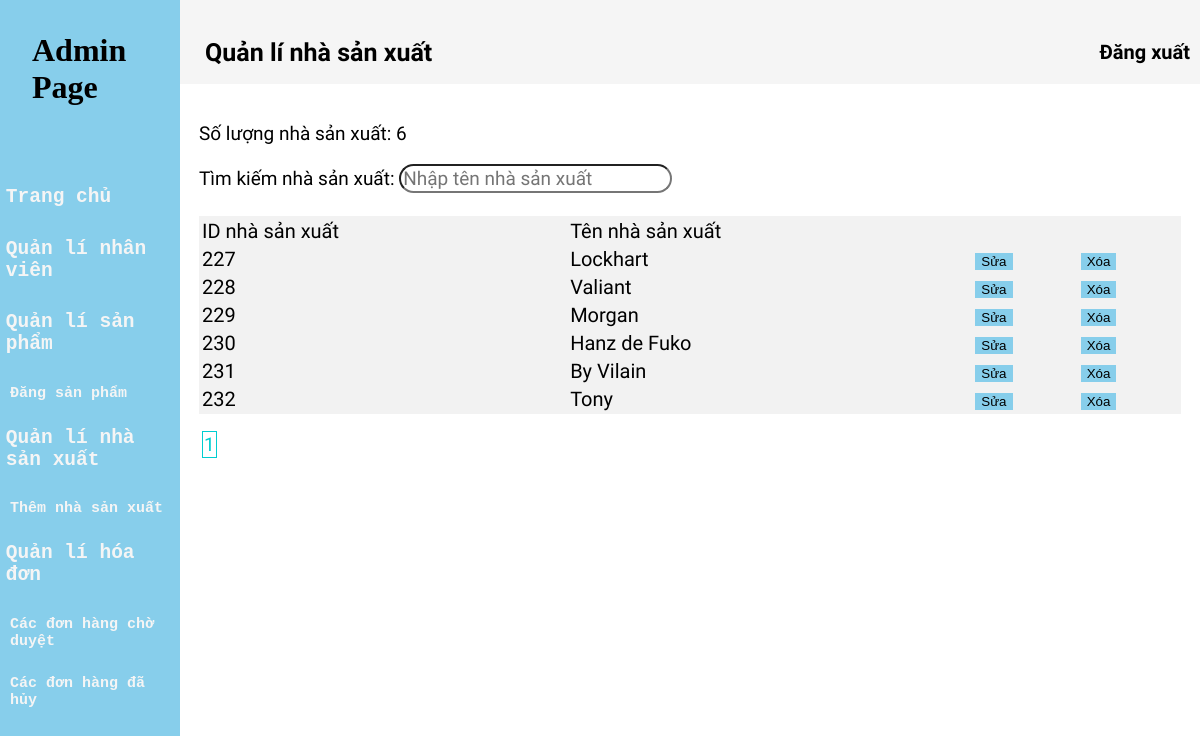
The app's page /admin/manufacturer_manage.php (signed in), older data.
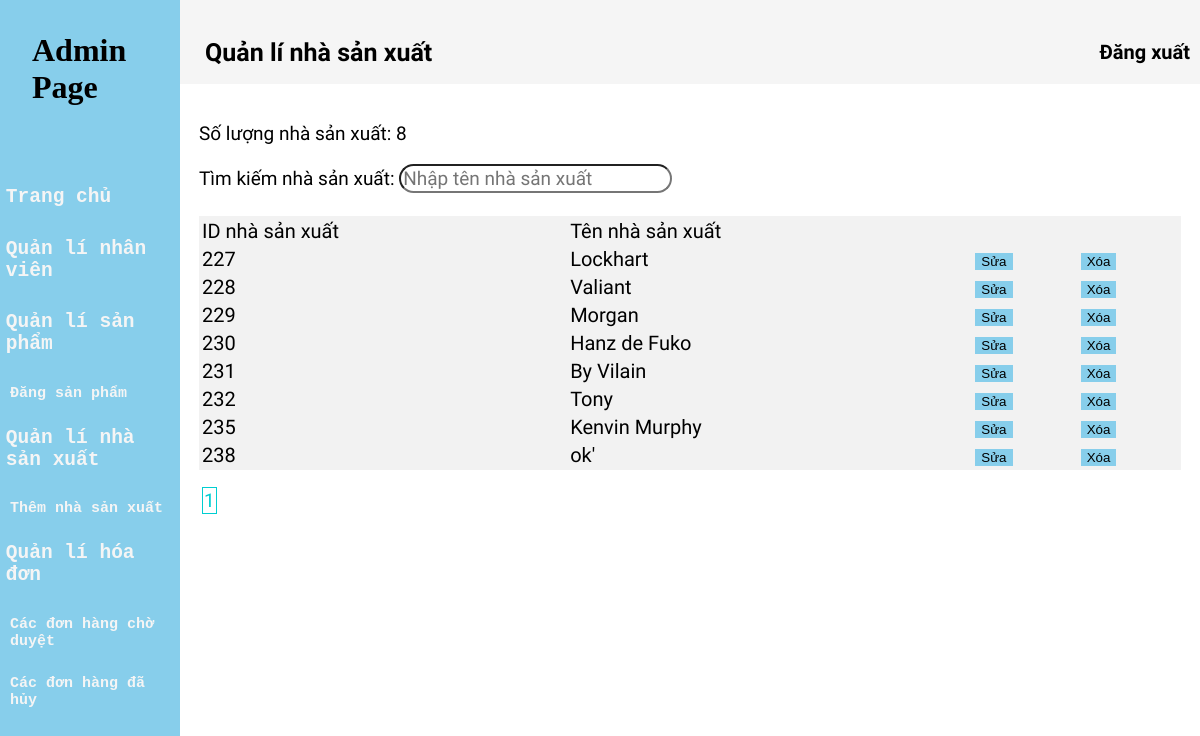
The same page, newer data.
### tables this page shows
CREATE TABLE `manufacturer` (
  `manufacturer_id` int(11) NOT NULL,
  `manufacturer_name` varchar(200) NOT NULL
);

### extra/pagi1.php (called while the page is built, shortened)
<?php
if(isset($_GET['page'])){
	$page=$_GET['page'];
}else $page=1;
$search='';

### extra/pagi2.php (called while the page is built)
<?php
$total_page=ceil($result/$items);
$skip= $items*($page-1);

### admin/manufacturer_manage.php (the view, shortened to what this page needs)
<!DOCTYPE html>
<html>
<head>
	<link rel="stylesheet" type="text/css" href="admin.css">
</head>
<body>
	<?php include 'theme.php' ?>
	<div class="div-phai"  >
		<head>
			<div class="div-tren">
				<a href=""class="trai-div-tren">
				Quản lí nhà sản xuất</a>
				<a href="../in_and_out/signout.php" class="logout">Đăng xuất</a>
			</div>
		</head>
		<main style="font-family:Nunito Sans, monospace;font-size: 19px;">
			<?php
			include '../extra/connect.php';
			require_once '../extra/pagi1.php';
			$items=10;
			$result=mysqli_query($connect,
				"select count(*) as total_manu from manufacturer where manufacturer_name like '%$search%'");
			$result=$result->fetch_array()["total_manu"];
			require_once '../extra/pagi2.php';
			$sql="select * from manufacturer  where manufacturer_name  like '%$search%' ORDER BY manufacturer_id ASC  limit $items offset $skip ";
			?>
			<p >
				Số lượng nhà sản xuất: <?php echo $result ?>
			</p>
			<form >
				Tìm kiếm nhà sản xuất:
				<input type="text" name="search" placeholder="Nhập tên nhà sản xuất" value="<?php echo $search; ?>">
			</form>
			<br>
			<table id="table">
				<tr style="font-family:Nunito Sans, monospace;">
					<td >ID nhà sản xuất</td>
					<td >Tên nhà sản xuất</td>
					<td></td>
					<td></td>
				</tr>
				<?php
				$all_manu=mysqli_query($connect,$sql);
				foreach ($all_manu as $each){
					?>
					<tr>
						<td>
							<?php echo $each['manufacturer_id'] ?>
						</td>
						<td>
							<?php echo $each['manufacturer_name'] ?>
						</td>
						<td>
							<a href="./manufacturer_process/rename_manu.php?id=<?php echo $each['manufacturer_id'] ?>" >
								<button>Sửa</button>
							</a>
						</td>
						<td>
							<a   >
								<button class="btn-delete"	data-id=" <?php echo $each['manufacturer_id']  ?>">
									Xóa
								</button>
							</a>
						</td>
					</tr>
					<?php } ?>
			</table>
			<?php require_once '../extra/pagi3.php' ?>
		</main>
	</div>
</body>
</html>

### extra/pagi3.php
<div style="margin-top:1em">
	<?php for($i=1;$i<=$total_page;$i++){ ?>
		<a style="color: darkturquoise;border: 1px solid;margin: 3px;padding: 1px;" href="?page=<?php echo $i ?>&search=<?php echo $search ?>">
			<?php  echo $i; ?>
		</a>
	<?php	} ?>
</div>

Row changes from the older to the newer data that the page shows:
added manufacturer: manufacturer_id "235", manufacturer_name "Kenvin Murphy"
added manufacturer: manufacturer_id "238", manufacturer_name "ok'"
Text that changed along with them:
$result: "6" → "8"
